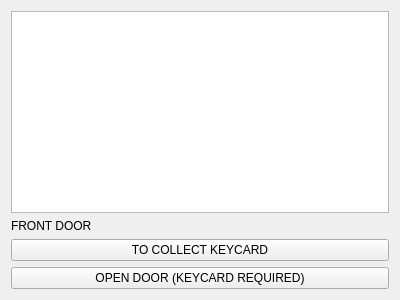
<?xml version="1.0" encoding="UTF-8"?>
<ui version="4.0">
 <class>front_door</class>
 <widget class="QWidget" name="front_door">
  <property name="geometry">
   <rect>
    <x>0</x>
    <y>0</y>
    <width>400</width>
    <height>300</height>
   </rect>
  </property>
  <property name="windowTitle">
   <string>Form</string>
  </property>
  <layout class="QGridLayout" name="gridLayout">
   <item row="1" column="0">
    <widget class="QLabel" name="label">
     <property name="text">
      <string>FRONT DOOR</string>
     </property>
    </widget>
   </item>
   <item row="2" column="0">
    <widget class="QPushButton" name="pushButton">
     <property name="text">
      <string>TO COLLECT KEYCARD</string>
     </property>
    </widget>
   </item>
   <item row="3" column="0">
    <widget class="QPushButton" name="pushButton_2">
     <property name="text">
      <string>OPEN DOOR (KEYCARD REQUIRED)</string>
     </property>
    </widget>
   </item>
   <item row="0" column="0">
    <widget class="QTextEdit" name="textEdit"/>
   </item>
  </layout>
 </widget>
 <resources/>
 <connections/>
</ui>
